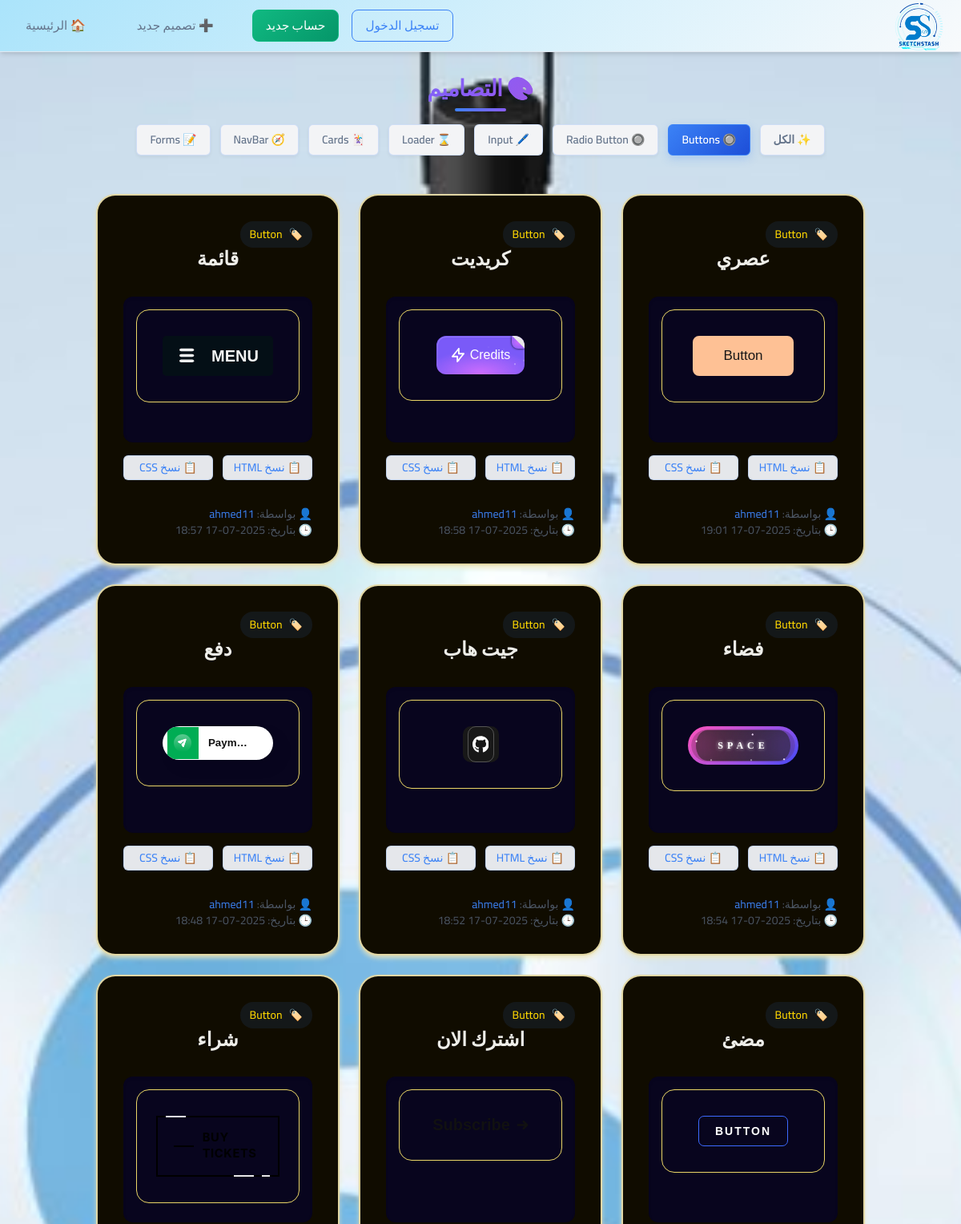
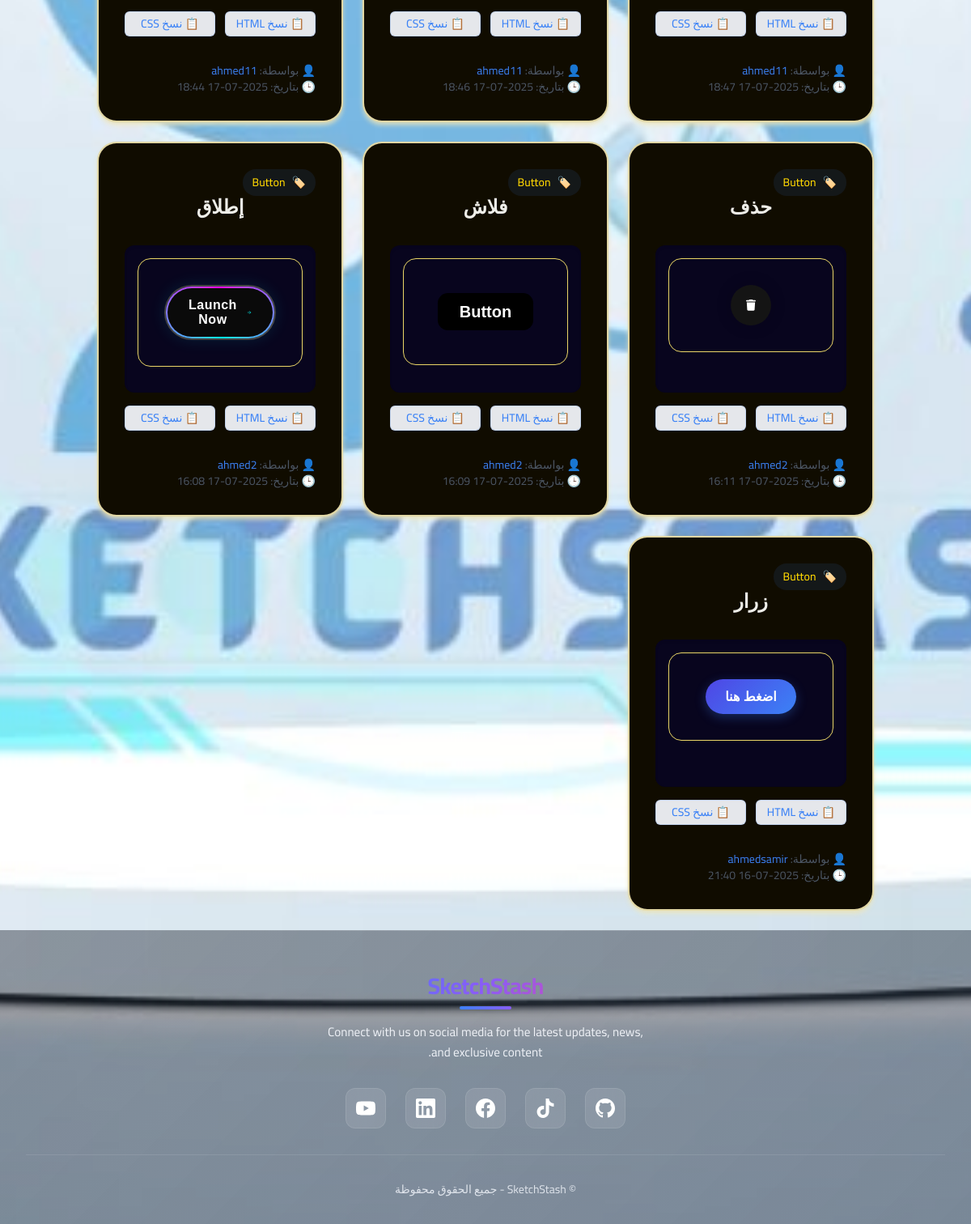
/?type=button, run on the app's committed database (2 pictures, top to bottom).
### designs/models.py (models this page shows, shortened)
class Design(models.Model):
    DESIGN_TYPES = [
        ('button', 'Button'),
        ('card', 'Card'),
        ('navbar', 'Navbar'),
        ('header', 'Header'),
        ('form', 'Form'),
        ('input', 'Input'),
        ('loader', 'Loader'),
        ('radio', 'Radio Button'),
        ('other', 'Other'),
    ]
    name = models.CharField(max_length=100)
    description = models.TextField(blank=True)
    design_type = models.CharField(max_length=20, choices=DESIGN_TYPES)
    html_code = models.TextField()
    css_code = models.TextField()
    creator = models.ForeignKey(User, on_delete=models.CASCADE, related_name='designs')
    created_at = models.DateTimeField(auto_now_add=True)

### designs/views.py (the view)
# urls.py: path('', views.design_list, name='design_list'),
def design_list(request):
    design_type = request.GET.get('type')
    if design_type:
        designs = Design.objects.filter(design_type=design_type).order_by('-created_at')
    else:
        designs = Design.objects.all().order_by('-created_at')
    return render(request, 'designs/design_list.html', {
        'designs': designs,
        'current_type': design_type  # علشان نتحكم في الـ active button
    })

### designs/templates/designs/design_list.html (shortened to what this page needs)
{% extends 'designs/base.html' %}
{% block content %}
<h1 class="page-title">🎨 التصاميم</h1>
<div class="filter-container">
    <a href="?" class="filter-btn {% if not current_type %}active{% endif %}">✨ الكل</a>
    <a href="?type=button" class="filter-btn {% if current_type == 'button' %}active{% endif %}">🔘 Buttons</a>
    <a href="?type=radio" class="filter-btn {% if current_type == 'radio' %}active{% endif %}">🔘 Radio Button</a>
    <a href="?type=input" class="filter-btn {% if current_type == 'input' %}active{% endif %}">🖊️ Input</a>
    <a href="?type=loader" class="filter-btn {% if current_type == 'loader' %}active{% endif %}">⌛ Loader</a>
    <a href="?type=card" class="filter-btn {% if current_type == 'card' %}active{% endif %}">🃏 Cards</a>
    <a href="?type=navbar" class="filter-btn {% if current_type == 'navbar' %}active{% endif %}">🧭 NavBar</a>
    <a href="?type=form" class="filter-btn {% if current_type == 'form' %}active{% endif %}">📝 Forms</a>
</div>
<div class="design-grid">
    {% for design in designs %}
        <div class="design-card">
          <div class="card-info">
               <div class="design-type">
                    <span>🏷️</span>
                    <span>{{ design.get_design_type_display }}</span>
                </div>
               <div class="card-content">
                <h2 class="design-title">{{ design.name }}</h2>
          </div>
                <div class="">
                    <iframe
                        id="preview-iframe-{{ design.id }}"
                        class="preview-iframe"
                        onload="
                            const iframe = this;
                            const doc = iframe.contentWindow.document;
                            doc.open();
                            doc.write(`<!DOCTYPE html>
                            <html>
                            <head>
                                <style>
                                    body { margin: 0; padding: 2rem; font-family: -apple-system, BlinkMacSystemFont,
                                       'Segoe UI', Roboto, sans-serif;
                                        align-items: center; display: flex; justify-content: center;
                                        border: 1px solid #ead666; border-radius: 1rem;
                                      }
                                    {{ design.css_code|escapejs }}
                                </style>
                            </head>
                            <body>
                                {{ design.html_code|escapejs }}
                            </body>
                            </html>`);
                            doc.close();
                        ">
                    </iframe>
                </div>
        <div class="copy-buttons">
          <button class="btn-copy" onclick="copyToClipboard(`{{ design.html_code|escapejs }}`)">📋 نسخ HTML</button>
          <button class="btn-copy" onclick="copyToClipboard(`{{ design.css_code|escapejs }}`)">📋 نسخ CSS</button>
        </div>
      </div>
      <div class="text-sm text-gray-600 mt-auto">
        👤 بواسطة:
        <a href="{% url 'designer_profile' design.creator.username %}" class="text-blue-500 hover:underline">
          {{ design.creator.username }}
        </a><br>
        🕒 بتاريخ: {{ design.created_at|date:"Y-m-d H:i" }}
      </div>
    </div>
  {% empty %}
    <p class="text-center text-gray-500 col-span-3">لا توجد تصاميم بعد.</p>
  {% endfor %}
</div>
{% endblock %}

### data on the page
Design: design_type "Button", name "عصري", creator.username "ahmed11", created_at "2025-07-17 19:01"
Design: design_type "Button", name "كريديت", creator.username "ahmed11", created_at "2025-07-17 18:58"
Design: design_type "Button", name "قائمة", creator.username "ahmed11", created_at "2025-07-17 18:57"
Design: design_type "Button", name "فضاء", creator.username "ahmed11", created_at "2025-07-17 18:54"
Design: design_type "Button", name "جيت هاب", creator.username "ahmed11", created_at "2025-07-17 18:52"
Design: design_type "Button", name "دفع", creator.username "ahmed11", created_at "2025-07-17 18:48"
Design: design_type "Button", name "مضئ", creator.username "ahmed11", created_at "2025-07-17 18:47"
Design: design_type "Button", name "اشترك الان", creator.username "ahmed11", created_at "2025-07-17 18:46"
Design: design_type "Button", name "شراء", creator.username "ahmed11", created_at "2025-07-17 18:44"
Design: design_type "Button", name "حذف", creator.username "ahmed2", created_at "2025-07-17 16:11"
Design: design_type "Button", name "فلاش", creator.username "ahmed2", created_at "2025-07-17 16:09"
Design: design_type "Button", name "إطلاق", creator.username "ahmed2", created_at "2025-07-17 16:08"
Design: design_type "Button", name "زرار", creator.username "ahmedsamir", created_at "2025-07-16 21:40"
